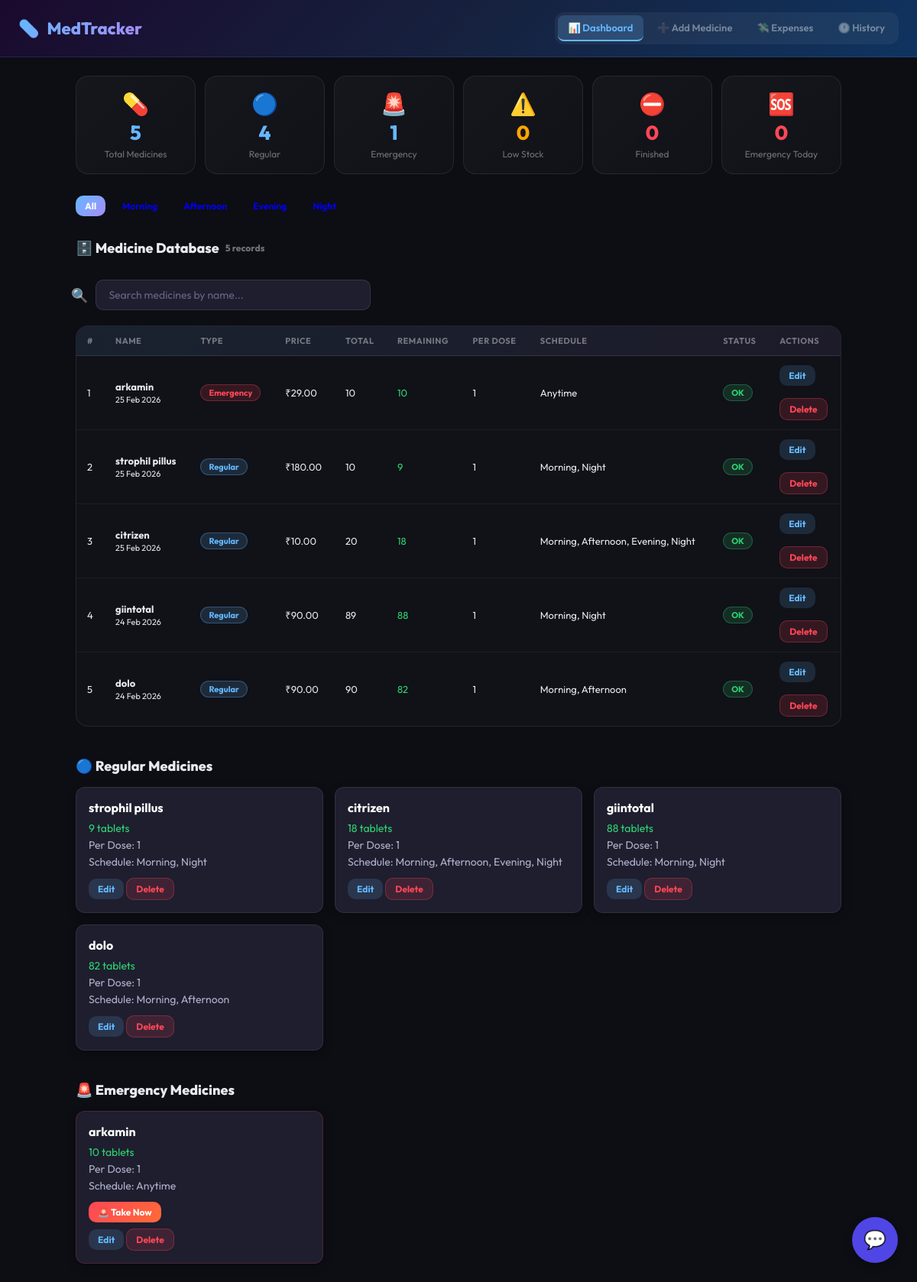
The page / on the database its author committed.
### medicines/models.py (models this page shows, shortened)
class Medicine(models.Model):
    REGULAR = 'regular'
    EMERGENCY = 'emergency'
    TYPE_CHOICES = [
        (REGULAR, 'Regular'),
        (EMERGENCY, 'Emergency')
    ]
    SCHEDULE_TIMES = {
        'morning': 8,
        'afternoon': 13,
        'evening': 18,
        'night': 21,
    }
    SCHEDULE_LABELS = {
        'morning': '🌅 Morning (8:00)',
        'afternoon': '☀️ Afternoon (13:00)',
        'evening': '🌆 6 PM (18:00)',
        'night': '🌙 Night (21:00)',
    }
    name = models.CharField(max_length=200)
    price = models.DecimalField(max_digits=10, decimal_places=2, default=0)
    total_tablets = models.PositiveIntegerField(default=0)
    remaining_tablets = models.PositiveIntegerField(default=0)
    tablets_per_dose = models.PositiveIntegerField(default=1)
    medicine_type = models.CharField(
        max_length=20,
        choices=TYPE_CHOICES,
        default=REGULAR
    )
    schedules = models.JSONField(default=list, blank=True)
    created_at = models.DateTimeField(auto_now_add=True)
    updated_at = models.DateTimeField(auto_now=True)
    class Meta:
        ordering = ['-created_at']

### medicines/views.py (the view)
# urls.py: path('', views.dashboard, name='dashboard'),
def dashboard(request):
    run_auto_dose()
    medicines = Medicine.objects.all().order_by("-created_at")
    selected_slot = request.GET.get('slot')
    if selected_slot:
        filtered_regular = [
            med for med in medicines.filter(medicine_type='regular')
            if selected_slot in (med.schedules or [])
        ]
        emergency_meds = medicines.filter(medicine_type='emergency')
        medicines = list(filtered_regular) + list(emergency_meds)
        regular_meds = filtered_regular
    else:
        regular_meds = medicines.filter(medicine_type='regular')
        emergency_meds = medicines.filter(medicine_type='emergency')
    total_meds = Medicine.objects.count()
    total_regular = Medicine.objects.filter(medicine_type='regular').count()
    total_emergency = Medicine.objects.filter(medicine_type='emergency').count()
    low_stock = Medicine.objects.filter(
        remaining_tablets__gt=0,
        remaining_tablets__lte=5
    ).count()
    finished = Medicine.objects.filter(
        remaining_tablets=0
    ).count()
    today = timezone.localdate()
    emergency_doses_today = MedicineHistory.objects.filter(
        entry_type='dose',
        note__icontains='emergency dose',
        created_at__date=today
    ).count()
    context = {
        'medicines': medicines,
        'regular_meds': regular_meds,
        'emergency_meds': emergency_meds,
        'selected_slot': selected_slot,
        'total_meds': total_meds,
        'total_regular': total_regular,
        'total_emergency': total_emergency,
        'low_stock': low_stock,
        'finished': finished,
        'emergency_doses_today': emergency_doses_today,
    }
    return render(request, 'medicines/dashboard.html', context)

### medicines/views.py (called while the page is built, shortened)
def get_current_slot():
    now_hour = timezone.localtime().hour
    if 5 <= now_hour < 11:
        return 'morning'
    elif 11 <= now_hour < 16:
        return 'afternoon'
    elif 16 <= now_hour < 20:
        return 'evening'
    else:
        return 'night'

def run_auto_dose():
    now = timezone.localtime()
    today = now.date()
    current_slot = get_current_slot()
    medicines = Medicine.objects.filter(medicine_type='regular')
    for med in medicines:
        if current_slot not in (med.schedules or []):
            continue
        already_taken = DoseLog.objects.filter(
            medicine=med,
            schedule_key=current_slot,
            date=today
        ).exists()
        if already_taken:
            continue

### medicines/templates/medicines/dashboard.html (shortened to what this page needs)
{% extends 'medicines/base.html' %}
{% block content %}
<div class="stats-grid">
    <div class="stat-card">
        <div class="stat-icon">💊</div>
        <div class="stat-value">{{ total_meds }}</div>
        <div class="stat-label">Total Medicines</div>
    </div>
    <div class="stat-card">
        <div class="stat-icon">🔵</div>
        <div class="stat-value">{{ total_regular }}</div>
        <div class="stat-label">Regular</div>
    </div>
    <div class="stat-card">
        <div class="stat-icon">🚨</div>
        <div class="stat-value">{{ total_emergency }}</div>
        <div class="stat-label">Emergency</div>
    </div>
    <div class="stat-card">
        <div class="stat-icon">⚠️</div>
        <div class="stat-value" style="color:var(--orange);">
            {{ low_stock }}
        </div>
        <div class="stat-label">Low Stock</div>
    </div>
    <div class="stat-card">
        <div class="stat-icon">⛔</div>
        <div class="stat-value" style="color:var(--red);">
            {{ finished }}
        </div>
        <div class="stat-label">Finished</div>
    </div>
    <div class="stat-card">
        <div class="stat-icon">🆘</div>
        <div class="stat-value" style="color:var(--red);">
            {{ emergency_doses_today }}
        </div>
        <div class="stat-label">Emergency Today</div>
    </div>
</div>
<div style="margin-top:25px; display:flex; gap:10px; flex-wrap:wrap;">
    <a href="{% url 'dashboard' %}"
       class="btn btn-sm {% if not selected_slot %}btn-primary{% else %}btn-light{% endif %}">
        All
    </a>
    <a href="?slot=morning"
       class="btn btn-sm {% if selected_slot == 'morning' %}btn-primary{% else %}btn-light{% endif %}">
    </a>
    <a href="?slot=afternoon"
       class="btn btn-sm {% if selected_slot == 'afternoon' %}btn-primary{% else %}btn-light{% endif %}">
    </a>
    <a href="?slot=evening" class="btn btn-sm
    {% if selected_slot == 'evening' %}btn-primary{% else %}btn-light{% endif %}">
    </a>
    <a href="?slot=night"
       class="btn btn-sm {% if selected_slot == 'night' %}btn-primary{% else %}btn-light{% endif %}">
    </a>
</div>
{% if medicines %}
<div style="margin-top:30px;">
    <div class="section-title">
        🗄️ Medicine Database
        <span style="font-size:12px;color:var(--muted);">
            {{ total_meds }} record{{ total_meds|pluralize }}
        </span>
    </div>
    <div class="search-wrapper">
        <span class="search-icon">🔍</span>
        <input
            type="text"
            id="med-search"
            placeholder="Search medicines by name..."
            oninput="filterTable()"
            autocomplete="off"
        >
    </div>
    <br>
    <div class="table-wrapper">
        <table id="med-table">
            <thead>
                <tr>
                    <th>#</th>
                    <th>Name</th>
                    <th>Type</th>
                    <th>Price</th>
                    <th>Total</th>
                    <th>Remaining</th>
                    <th>Per Dose</th>
                    <th>Schedule</th>
                    <th>Status</th>
                    <th>Actions</th>
                </tr>
            </thead>
            <tbody id="med-table-body">
            {% for med in medicines %}
                <tr data-name="{{ med.name|lower }}">
                    <td>{{ forloop.counter }}</td>
                    <td>
                        <strong>{{ med.name }}</strong><br>
                        <small>{{ med.created_at|date:"d M Y" }}</small>
                    </td>
                    <td>
                        {% if med.medicine_type == "regular" %}
                            <span class="badge badge-blue">Regular</span>
                        {% else %}
                            <span class="badge badge-red">Emergency</span>
                        {% endif %}
                    </td>
                    <td>₹{{ med.price }}</td>
                    <td>{{ med.total_tablets }}</td>
                    <td>
                        {% if med.remaining_tablets == 0 %}
                            <span class="stock-finished">0</span>
                        {% elif med.remaining_tablets <= 5 %}
                            <span class="stock-low">{{ med.remaining_tablets }}</span>
                        {% else %}
                            <span class="stock-ok">{{ med.remaining_tablets }}</span>
                        {% endif %}
                    </td>
                    <td>{{ med.tablets_per_dose }}</td>
                    <td>
                        {% if med.medicine_type == "emergency" %}
                            Anytime
                        {% else %}
                            {% for s in med.schedules %}
                                {{ s|title }}{% if not forloop.last %}, {% endif %}
                            {% empty %}
                                —
                            {% endfor %}
                        {% endif %}
                    </td>
                    <td>
                        {% if med.remaining_tablets == 0 %}
                            <span class="badge badge-red">Finished</span>
                        {% elif med.remaining_tablets <= 5 %}
                            <span class="badge badge-orange">Low</span>
                        {% else %}
                            <span class="badge badge-green">OK</span>
                        {% endif %}
                    </td>
                    <td>
                        <a href="{% url 'edit_medicine' med.pk %}" class="btn btn-sm btn-edit">Edit</a>
                        <br><br>
                        <a href="{% url 'delete_medicine' med.pk %}"
                           class="btn btn-sm btn-danger"
                           onclick="return confirm('Delete {{ med.name }}?')">
                           Delete
                        </a>
                    </td>
                </tr>
            {% endfor %}
            </tbody>
        </table>
    </div>
</div>
{% endif %}
{% if regular_meds %}
<div class="section-title" style="margin-top:40px;">
    🔵 Regular Medicines
</div>
<div class="regular-meds-grid">
{% for med in regular_meds %}
<div class="regular-meds-card">
    <strong>{{ med.name }}</strong>
    <div style="margin-top:8px;">
        {% if med.remaining_tablets == 0 %}
            <span class="stock-finished">Finished</span>
        {% elif med.remaining_tablets <= 5 %}
            <span class="stock-low">{{ med.remaining_tablets }} left</span>
        {% else %}
            <span class="stock-ok">{{ med.remaining_tablets }} tablets</span>
        {% endif %}
    </div>
    <div>Per Dose: {{ med.tablets_per_dose }}</div>
    {% if med.schedules %}
    <div>
        Schedule:
        {% for s in med.schedules %}
            {{ s|title }}{% if not forloop.last %}, {% endif %}
        {% endfor %}
    </div>
    {% endif %}
    <div style="margin-top:12px;">
        <a href="{% url 'edit_medicine' med.pk %}" class="btn btn-sm btn-edit">Edit</a>
        <a href="{% url 'delete_medicine' med.pk %}" class="btn btn-sm btn-danger">Delete</a>
    </div>
</div>
{% endfor %}
</div>
{% endif %}
{% if emergency_meds %}
<div class="section-title" style="margin-top:40px;">
    🚨 Emergency Medicines
</div>
<div class="medicine-grid">
{% for med in emergency_meds %}
<div class="medicine-card card-emergency">
    <strong>{{ med.name }}</strong>
    <div style="margin-top:8px;">
        {% if med.remaining_tablets == 0 %}
            <span class="stock-finished">Finished</span>
        {% else %}
            <span class="stock-ok">{{ med.remaining_tablets }} tablets</span>
        {% endif %}
    </div>
    <div>Per Dose: {{ med.tablets_per_dose }}</div>
    <div>Schedule: Anytime</div>
    <div style="margin-top:12px;">
        {% if med.remaining_tablets > 0 %}
        <button class="btn btn-sm btn-emergency"
                onclick="openModal({{ med.pk }}, '{{ med.name }}')">
            🚨 Take Now
        </button>
        {% else %}
            <button class="btn btn-sm btn-emergency" disabled style="opacity:0.5; cursor:not-allowed;">
                Finished
            </button>
        {% endif %}
    </div>
    <div style="margin-top:8px;">
        <a href="{% url 'edit_medicine' med.pk %}" class="btn btn-sm btn-edit">Edit</a>
        <a href="{% url 'delete_medicine' med.pk %}"
           class="btn btn-sm btn-danger"
           onclick="return confirm('Delete {{ med.name }}?')">
           Delete
        </a>
    </div>
</div>
{% endfor %}
</div>
{% endif %}
<button id="chatbot-btn" onclick="toggleChat()">💬</button>
{% endblock %}

### medicines/templates/medicines/base.html (style rules this page uses)
*, *::before, *::after { margin:0; padding:0; box-sizing:border-box; }
:root { --bg:#0d0d14; --card:rgba(255,255,255,0.04); --border:rgba(255,255,255,0.08); --blue:#64b8ff; --purple:#a78bfa; --red:#ff4757; --green:#2ed573; --orange:#ffa502; --text:#e8e8f0; --muted:rgba(255,255,255,0.4); }
body { background:var(--bg); color:var(--text); font-family:'Outfit',sans-serif; min-height:100vh; }
.card-emergency { background:linear-gradient(135deg,rgba(255,71,87,0.1),rgba(255,71,87,0.03)); border:1px solid rgba(255,71,87,0.3); }
.stats-grid { display:grid; grid-template-columns:repeat(auto-fit,minmax(130px,1fr)); gap:12px; margin-bottom:28px; }
.stat-card { background:linear-gradient(135deg,rgba(255,255,255,0.04),rgba(255,255,255,0.02)); border:1px solid var(--border); border-radius:16px; padding:18px; text-align:center; }
.stat-icon { font-size:28px; }
.stat-value { font-size:26px; font-weight:800; color:var(--blue); margin-top:4px; }
.stat-label { font-size:12px; color:var(--muted); margin-top:4px; }
.section-title { font-size:18px; font-weight:800; margin-bottom:16px; display:flex; align-items:center; gap:8px; }
.badge { display:inline-block; padding:3px 10px; border-radius:20px; font-size:11px; font-weight:700; }
.badge-blue { background:rgba(100,184,255,0.15); color:var(--blue); border:1px solid rgba(100,184,255,0.3); }
.badge-red { background:rgba(255,71,87,0.15); color:var(--red); border:1px solid rgba(255,71,87,0.3); }
.badge-green { background:rgba(46,213,115,0.15); color:var(--green); border:1px solid rgba(46,213,115,0.3); }
.btn { padding:10px 20px; border-radius:10px; border:none; cursor:pointer; font-size:13px; font-weight:700; font-family:'Outfit',sans-serif; transition:all 0.2s; text-decoration:none; display:inline-block; }
.btn-primary { background:linear-gradient(135deg,var(--blue),var(--purple)); color:#fff; }
.btn-danger { background:rgba(255,71,87,0.15); color:var(--red); border:1px solid rgba(255,71,87,0.3); }
.btn-emergency { background:linear-gradient(135deg,#ff4757,#ff6b35); color:#fff; }
.btn-edit { background:rgba(100,184,255,0.15); color:var(--blue); }
.btn-sm { padding:6px 12px; font-size:12px; }
input, select, textarea { background:rgba(255,255,255,0.05); border:1px solid rgba(255,255,255,0.1); border-radius:10px; padding:10px 14px; color:var(--text); font-size:14px; font-family:'Outfit',sans-serif; outline:none; transition:all 0.2s; width:100%; }
.table-wrapper { background:rgba(255,255,255,0.02); border:1px solid var(--border); border-radius:16px; overflow:hidden; margin-bottom:28px; }
table { width:100%; border-collapse:collapse; min-width:700px; }
thead tr { background:linear-gradient(135deg,rgba(100,184,255,0.1),rgba(167,139,250,0.08)); border-bottom:1px solid rgba(255,255,255,0.1); }
th { padding:12px 14px; text-align:left; font-size:11px; font-weight:700; color:var(--muted); text-transform:uppercase; letter-spacing:0.5px; white-space:nowrap; }
td { padding:12px 14px; border-bottom:1px solid rgba(255,255,255,0.05); font-size:13px; }
tbody tr { transition:background 0.2s; }
tbody tr:last-child td { border-bottom:none; }
.stock-ok { color:var(--green); }

### rows shown on the page
Medicine: name "arkamin", created_at "25 Feb 2026", medicine_type "Emergency", price "29.00", total_tablets "10", remaining_tablets "10", tablets_per_dose "1", shows "OK"
Medicine: name "strophil pillus", created_at "25 Feb 2026", medicine_type "Regular", price "180.00", total_tablets "10", remaining_tablets "9", tablets_per_dose "1", schedules "Morning" "Night", shows "OK", schedules "Morning" "Night"
Medicine: name "citrizen", created_at "25 Feb 2026", medicine_type "Regular", price "10.00", total_tablets "20", remaining_tablets "18", tablets_per_dose "1", schedules "Morning" "Afternoon" "Evening" "Night", shows "OK", schedules "Morning" "Afternoon" "Evening" "Night"
Medicine: name "giintotal", created_at "24 Feb 2026", medicine_type "Regular", price "90.00", total_tablets "89", remaining_tablets "88", tablets_per_dose "1", schedules "Morning" "Night", shows "OK", schedules "Morning" "Night"
Medicine: name "dolo", created_at "24 Feb 2026", medicine_type "Regular", price "90.00", total_tablets "90", remaining_tablets "82", tablets_per_dose "1", schedules "Morning" "Afternoon", shows "OK", schedules "Morning" "Afternoon"

### other values the page prints
{{ total_meds }} "5"
{{ total_regular }} "4"
{{ total_emergency }} "1"
{{ low_stock }} "0"
{{ finished }} "0"
{{ emergency_doses_today }} "0"
